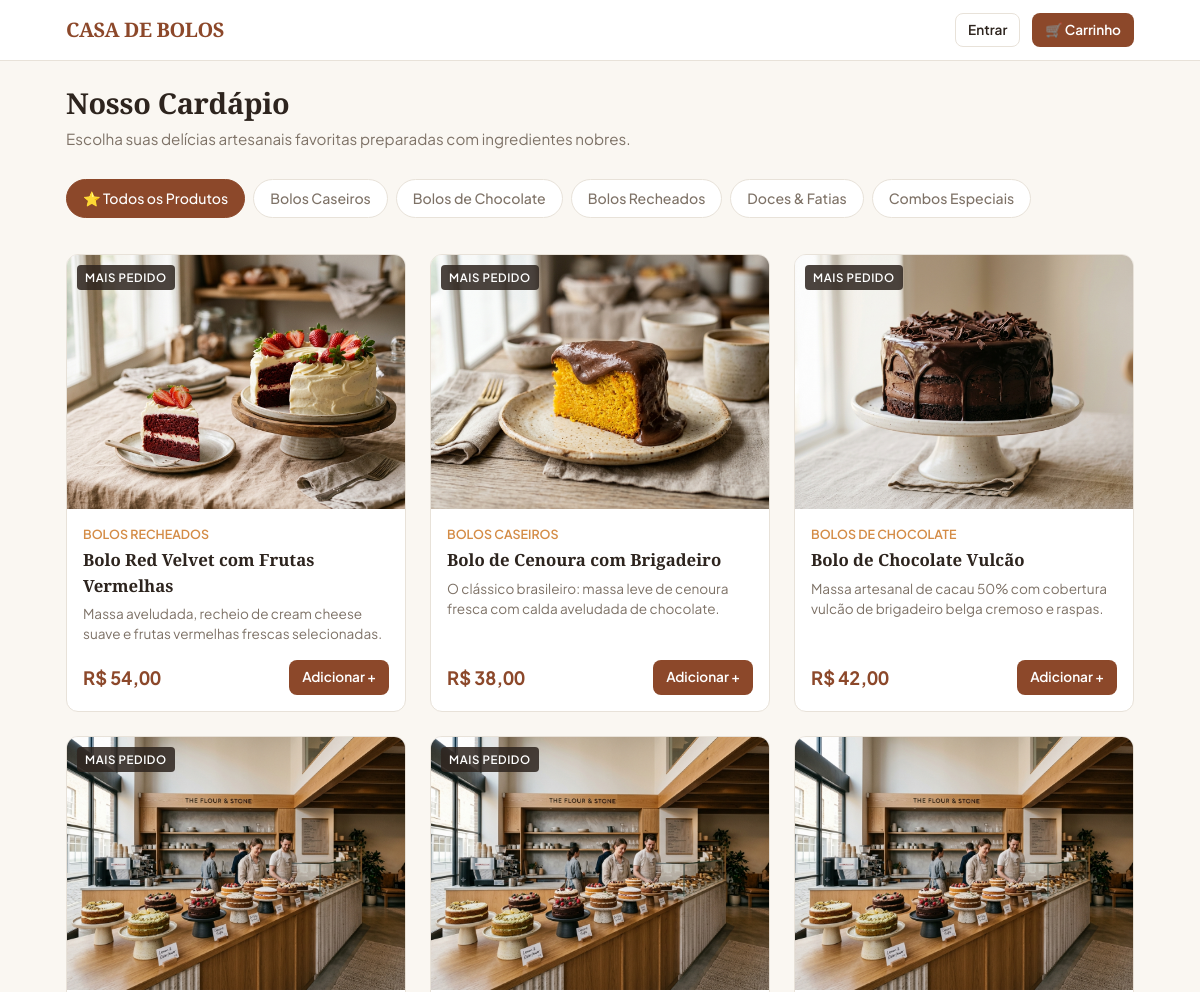
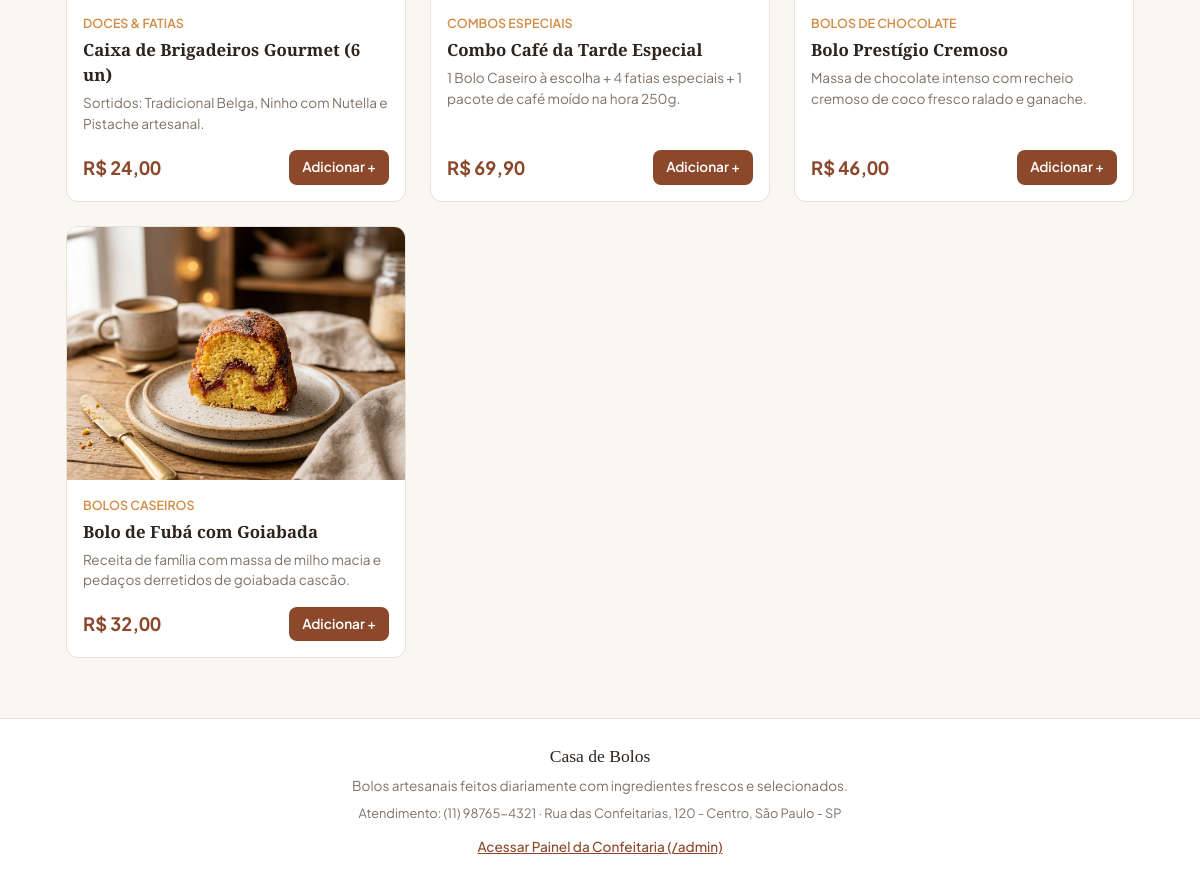
/catalogo, run on the app's committed database (2 pictures, top to bottom).
### tables this page shows
CREATE TABLE categorias (
            id INTEGER PRIMARY KEY AUTOINCREMENT,
            nome TEXT NOT NULL,
            descricao TEXT,
            ativo INTEGER DEFAULT 1,
            ordem INTEGER DEFAULT 0
        );

CREATE TABLE produtos (
            id INTEGER PRIMARY KEY AUTOINCREMENT,
            categoria_id INTEGER NOT NULL,
            nome TEXT NOT NULL,
            descricao TEXT,
            preco REAL NOT NULL,
            imagem TEXT,
            ativo INTEGER DEFAULT 1,
            destaque INTEGER DEFAULT 0,
            created_at TIMESTAMP DEFAULT CURRENT_TIMESTAMP,
            updated_at TIMESTAMP DEFAULT CURRENT_TIMESTAMP,
            FOREIGN KEY (categoria_id) REFERENCES categorias(id)
        );

### routes/catalogo.py (the view)
@catalogo_bp.route('/catalogo')
def listar():
    categoria_id = request.args.get('categoria', type=int)
    categorias = CategoriaModel.list_all(somente_ativas=True)
    produtos = ProdutoService.listar_catalogo(categoria_id=categoria_id)
    carrinho = session.get('carrinho', [])
    total_itens_carrinho = sum(item['quantidade'] for item in carrinho)
    return render_template(
        'catalogo.html',
        categorias=categorias,
        produtos=produtos,
        categoria_ativa=categoria_id,
        total_itens_carrinho=total_itens_carrinho
    )

### app.py (called while the page is built)
def create_app():
    app = Flask(__name__)
    app.config.from_object(Config)
    with app.app_context():
        init_db()
    app.register_blueprint(cliente_bp)
    app.register_blueprint(catalogo_bp)
    app.register_blueprint(pedido_bp)
    app.register_blueprint(admin_bp)
    @app.template_filter('moeda')
    def formatar_moeda(valor):
        try:
            return f"R$ {float(valor):,.2f}".replace(',', 'X').replace('.', ',').replace('X', '.')
        except (ValueError, TypeError):
            return "R$ 0,00"
    @app.context_processor
    def inject_global_data():
        from services.pedido_service import PedidoService
        return {
            'loja_nome': Config.STORE_NAME,
            'loja_telefone': Config.STORE_PHONE,
            'loja_endereco': Config.STORE_ADDRESS,
            'taxa_entrega_padrao': PedidoService.get_taxa_entrega()
        }
    return app

### database.py (called while the page is built)
def get_db_connection():
    os.makedirs(os.path.dirname(Config.DATABASE), exist_ok=True)
    conn = sqlite3.connect(Config.DATABASE)
    conn.row_factory = sqlite3.Row
    conn.execute("PRAGMA foreign_keys = ON")
    return conn

### models/categoria.py (called while the page is built)
    @staticmethod
    def list_all(somente_ativas=False):
        conn = get_db_connection()
        cursor = conn.cursor()
        if somente_ativas:
            cursor.execute("SELECT * FROM categorias WHERE ativo = 1 ORDER BY ordem ASC, nome ASC")
        else:
            cursor.execute("SELECT * FROM categorias ORDER BY ordem ASC, nome ASC")
        categorias = [dict(row) for row in cursor.fetchall()]
        conn.close()
        return categorias

### models/produto.py (called while the page is built)
    @staticmethod
    def list_all(somente_ativos=False, categoria_id=None):
        conn = get_db_connection()
        cursor = conn.cursor()
        query = '''
            SELECT p.*, c.nome as categoria_nome
            FROM produtos p
            JOIN categorias c ON p.categoria_id = c.id
            WHERE 1=1
        '''
        params = []
        if somente_ativos:
            query += " AND p.ativo = 1 AND c.ativo = 1"
        if categoria_id:
            query += " AND p.categoria_id = ?"
            params.append(categoria_id)
        query += " ORDER BY p.destaque DESC, p.nome ASC"
        cursor.execute(query, params)
        produtos = [dict(row) for row in cursor.fetchall()]
        conn.close()
        return produtos

### services/produto_service.py (called while the page is built)
    @staticmethod
    def listar_catalogo(categoria_id=None):
        return ProdutoModel.list_all(somente_ativos=True, categoria_id=categoria_id)

### templates/catalogo.html (shortened to what this page needs)
{% extends 'base.html' %}
{% block content %}
<div style="margin-bottom: 24px;">
  <div style="display: flex; flex-direction: column; gap: 4px; margin-bottom: 16px;">
    <h1 style="font-size: 1.8rem; letter-spacing: -0.01em;">Nosso Cardápio</h1>
    <p style="color: var(--muted); font-size: 0.95rem;">
      Escolha suas delícias artesanais favoritas preparadas com ingredientes nobres.
    </p>
  </div>
  <div class="categories-bar">
    <a href="{{ url_for('catalogo.listar') }}"
       class="cat-chip {% if not categoria_ativa %}active{% endif %}">
      ⭐ Todos os Produtos
    </a>
    {% for cat in categorias %}
      <a href="{{ url_for('catalogo.listar', categoria=cat.id) }}"
         class="cat-chip {% if categoria_ativa == cat.id %}active{% endif %}">
        {{ cat.nome }}
      </a>
    {% endfor %}
  </div>
</div>
<div class="products-grid">
  {% for prod in produtos %}
    <div class="product-card">
      <div class="product-img-wrap">
        <img src="{{ prod.imagem or url_for('static', filename='uploads/bolo_placeholder.jpg') }}"
             alt="{{ prod.nome }}"
             class="product-img"
             loading="lazy"
             onerror="this.src='/static/uploads/bolo_placeholder.jpg';">
        {% if prod.destaque %}
          <span style="position: absolute; top: 10px; left: 10px; background: rgba(45,36,30,0.85); color: #FFF; font-size: 0.72rem; font-weight: 600; padding: 4px 8px; border-radius: 4px; text-transform: uppercase; letter-spacing: 0.05em;">
            Mais Pedido
          </span>
        {% endif %}
      </div>
      <div class="product-info">
        <span style="font-size: 0.78rem; text-transform: uppercase; color: var(--accent); font-weight: 600; margin-bottom: 4px;">
          {{ prod.categoria_nome }}
        </span>
        <h2 class="product-title">{{ prod.nome }}</h2>
        <p class="product-desc">{{ prod.descricao }}</p>
        <div class="product-footer">
          <div class="product-price">
            {{ prod.preco|moeda }}
          </div>
          <a href="{{ url_for('catalogo.detalhe', produto_id=prod.id) }}" class="btn btn-primary btn-sm">
            Adicionar +
          </a>
        </div>
      </div>
    </div>
  {% endfor %}
</div>
{% set carrinho = session.get('carrinho', []) %}
{% endblock %}

### templates/base.html (shortened to what this page needs)
<!DOCTYPE html>
<html lang="pt-BR">
<head>
  <link rel="stylesheet" href="{{ url_for('static', filename='css/style.css') }}">
</head>
<body>
  <header class="site-header">
    <div class="container header-inner">
      <a href="{{ url_for('cliente.index') }}" class="brand-link">
        CASA DE BOLOS
      </a>
      <div class="header-actions">
        {% if session.get('cliente_id') %}
          <span style="font-size: 0.85rem; color: var(--muted); display: none; @media(min-width:600px){display:inline;}">
            Olá, <strong>{{ session.get('cliente_nome', 'Cliente').split()[0] }}</strong>
          </span>
          <a href="{{ url_for('cliente.logout') }}" style="font-size: 0.82rem; color: var(--muted); text-decoration: underline;">Trocar</a>
        {% else %}
          <a href="{{ url_for('cliente.identificacao') }}" class="btn btn-outline btn-sm">Entrar</a>
        {% endif %}
        <a href="{{ url_for('pedido.ver_carrinho') }}" class="btn btn-primary btn-sm" style="position: relative;">
          🛒 Carrinho
          {% set carrinho = session.get('carrinho', []) %}
        </a>
      </div>
    </div>
  </header>
  <main class="container" style="padding-top: 20px; padding-bottom: 60px;">
    {% block content %}{% endblock %}
  </main>
  <footer style="background: var(--surface); border-top: 1px solid var(--border); padding: 24px 0; text-align: center; font-size: 0.85rem; color: var(--muted);">
    <div class="container">
      <p style="font-family: var(--font-serif); font-size: 1.1rem; color: var(--text); margin-bottom: 6px;">Casa de Bolos</p>
      <p style="margin-bottom: 8px;">Bolos artesanais feitos diariamente com ingredientes frescos e selecionados.</p>
      <p style="font-size: 0.8rem;">Atendimento: {{ loja_telefone }} · {{ loja_endereco }}</p>
      <div style="margin-top: 14px;">
        <a href="{{ url_for('admin.dashboard') }}" style="color: var(--primary); text-decoration: underline; font-weight: 500;">
          Acessar Painel da Confeitaria (/admin)
        </a>
      </div>
    </div>
  </footer>
</body>
</html>

### static/css/style.css (style rules this page uses)
:root { --background: #FAF7F2; --surface: #FFFFFF; --surface-alt: #F4EFEB; --text: #2D241E; --muted: #7E7267; --primary: #8C482A; --primary-hover: #73371D; --primary-light: #F7EFEA; --accent: #D48C46; --border: #E8E2D9; --border-focus: #8C482A; --success: #2E7D32; --warning: #ED6C02; --danger: #D32F2F; --radius: 12px; --radius-sm: 8px; --radius-lg: 16px; --shadow-sm: 0 1px 3px rgba(45, 36, 30, 0.05); --shadow-md: 0 4px 12px rgba(45, 36, 30, 0.08); --font-serif: 'Playfair Display', Georgia, serif; --font-sans: 'Plus Jakarta Sans', system-ui, -apple-system, sans-serif; }
* { box-sizing: border-box; margin: 0; padding: 0; }
body { background-color: var(--background); color: var(--text); font-family: var(--font-sans); line-height: 1.5; -webkit-font-smoothing: antialiased; }
h1, h2, h3, .brand-font { font-family: var(--font-serif); font-weight: 600; color: var(--text); }
a { color: inherit; text-decoration: none; }
.container { width: 100%; max-width: 1100px; margin: 0 auto; padding: 0 16px; }
.site-header { background: var(--surface); border-bottom: 1px solid var(--border); position: sticky; top: 0; z-index: 40; }
.header-inner { display: flex; align-items: center; justify-content: space-between; height: 60px; }
.brand-link { font-family: var(--font-serif); font-size: 1.25rem; font-weight: 700; letter-spacing: -0.02em; color: var(--primary); }
.header-actions { display: flex; align-items: center; gap: 12px; }
.btn { display: inline-flex; align-items: center; justify-content: center; gap: 8px; padding: 12px 20px; font-size: 0.95rem; font-weight: 600; border-radius: var(--radius); border: 1px solid transparent; cursor: pointer; transition: all 0.15s ease-in-out; text-align: center; white-space: nowrap; }
.btn-primary { background-color: var(--primary); color: #FFFFFF; }
.btn-outline { background-color: transparent; border-color: var(--border); color: var(--text); }
.btn-sm { padding: 6px 12px; font-size: 0.85rem; border-radius: var(--radius-sm); }
.categories-bar { display: flex; gap: 8px; overflow-x: auto; padding: 12px 0; scrollbar-width: none; }
.cat-chip { padding: 8px 16px; border-radius: 9999px; background: var(--surface); border: 1px solid var(--border); font-size: 0.88rem; font-weight: 500; color: var(--muted); white-space: nowrap; }
.cat-chip.active { background: var(--primary); color: #FFFFFF; border-color: var(--primary); }
.products-grid { display: grid; grid-template-columns: 1fr; gap: 16px; margin-top: 16px; }
@media (min-width: 640px) { .products-grid { grid-template-columns: repeat(2, 1fr); } }
@media (min-width: 992px) { .products-grid { grid-template-columns: repeat(3, 1fr); gap: 24px; } }
.product-card { background: var(--surface); border: 1px solid var(--border); border-radius: var(--radius); overflow: hidden; display: flex; flex-direction: column; transition: transform 0.15s ease, box-shadow 0.15s ease; }
.product-img-wrap { position: relative; aspect-ratio: 4/3; background: var(--surface-alt); overflow: hidden; }
.product-img { width: 100%; height: 100%; object-fit: cover; }
.product-info { padding: 16px; display: flex; flex-direction: column; flex-grow: 1; }
.product-title { font-size: 1.05rem; font-weight: 600; margin-bottom: 6px; color: var(--text); }
.product-desc { font-size: 0.85rem; color: var(--muted); margin-bottom: 16px; display: -webkit-box; -webkit-line-clamp: 2; -webkit-box-orient: vertical; overflow: hidden; }
.product-footer { margin-top: auto; display: flex; align-items: center; justify-content: space-between; }
.product-price { font-size: 1.15rem; font-weight: 700; color: var(--primary); font-variant-numeric: tabular-nums; }

### data on the page
categorias: nome "Bolos Caseiros"
categorias: nome "Bolos de Chocolate"
categorias: nome "Bolos Recheados"
categorias: nome "Doces & Fatias"
categorias: nome "Combos Especiais"
produtos: imagem (picture), destaque "MAIS PEDIDO", categoria_nome "BOLOS RECHEADOS", nome "Bolo Red Velvet com Frutas Vermelhas", descricao "Massa aveludada, recheio de cream cheese suave e frutas vermelhas frescas selecionadas.", preco|moeda "R$ 54,00"
produtos: imagem (picture), destaque "MAIS PEDIDO", categoria_nome "BOLOS CASEIROS", nome "Bolo de Cenoura com Brigadeiro", descricao "O clássico brasileiro: massa leve de cenoura fresca com calda aveludada de chocolate.", preco|moeda "R$ 38,00"
produtos: imagem (picture), destaque "MAIS PEDIDO", categoria_nome "BOLOS DE CHOCOLATE", nome "Bolo de Chocolate Vulcão", descricao "Massa artesanal de cacau 50% com cobertura vulcão de brigadeiro belga cremoso e raspas.", preco|moeda "R$ 42,00"
produtos: destaque "MAIS PEDIDO", categoria_nome "DOCES & FATIAS", nome "Caixa de Brigadeiros Gourmet (6 un)", descricao "Sortidos: Tradicional Belga, Ninho com Nutella e Pistache artesanal.", preco|moeda "R$ 24,00"
produtos: destaque "MAIS PEDIDO", categoria_nome "COMBOS ESPECIAIS", nome "Combo Café da Tarde Especial", descricao "1 Bolo Caseiro à escolha + 4 fatias especiais + 1 pacote de café moído na hora 250g.", preco|moeda "R$ 69,90"
produtos: categoria_nome "BOLOS DE CHOCOLATE", nome "Bolo Prestígio Cremoso", descricao "Massa de chocolate intenso com recheio cremoso de coco fresco ralado e ganache.", preco|moeda "R$ 46,00"
produtos: imagem (picture), categoria_nome "BOLOS CASEIROS", nome "Bolo de Fubá com Goiabada", descricao "Receita de família com massa de milho macia e pedaços derretidos de goiabada cascão.", preco|moeda "R$ 32,00"

### other printed values
{{ loja_telefone }} "(11) 98765-4321"
{{ loja_endereco }} "Rua das Confeitarias, 120 - Centro, São Paulo - SP"
